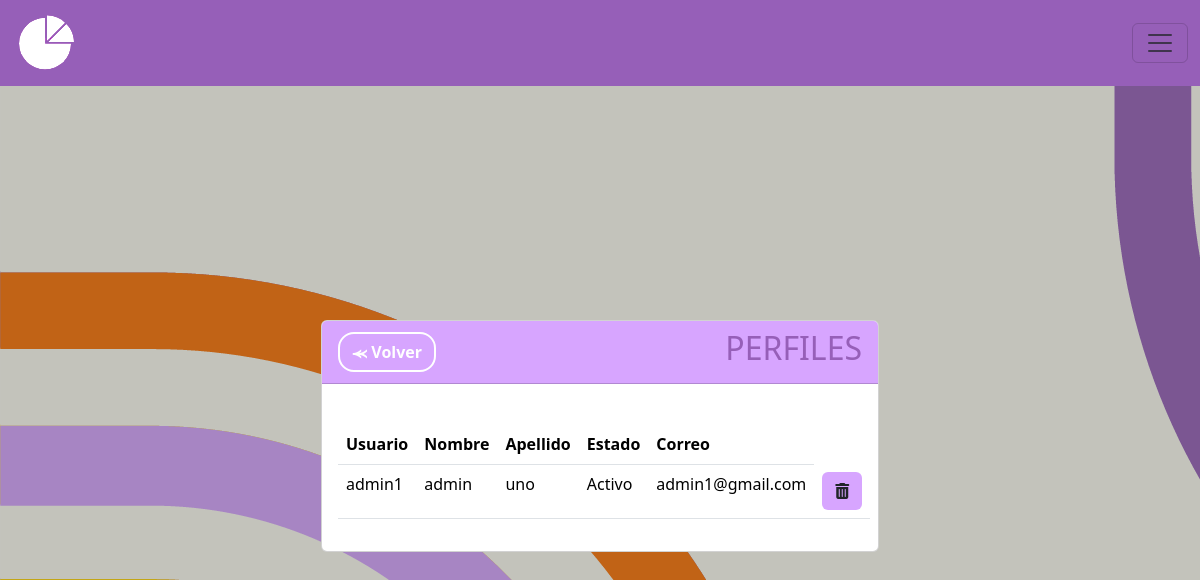
The app's page /perfiles/ (signed in) with its own data.
### MIReApp/models.py (models this page shows, shortened)
class User(AbstractUser):
    email = models.EmailField(unique=True)
    is_owner = models.BooleanField(default=False)
    area = models.CharField(max_length=40, choices=AREAS, blank=True, null=True)
    groups = models.ManyToManyField(
        'auth.Group',
        related_name='customuser_set',
        related_query_name='user',
        blank=True,
        help_text='The groups this user belongs to. A user will get all permissions granted to each of their groups.',
    )
    user_permissions = models.ManyToManyField(
        'auth.Permission',
        related_name='customuser_set',
        related_query_name='user',
        blank=True,
        help_text='Specific permissions for this user.',
    )

### MIReApp/views.py (the view)
# urls.py: path('perfiles/', views.perfiles, name='perfiles'),
def perfiles(request):
    permisos = False
    if request.user.is_owner:
        permisos = True
    user = User.objects.all()
    return render(request, 'registration/perfiles.html', {'user': user, 'permisos':permisos})

### MIReApp/templates/registration/perfiles.html (shortened to what this page needs)
{% extends "base.html" %}
{% block contenido %}
<br>
<br>
<br>
<center>
<div class="card col-md-6" style="text-align: left;">
    <div class="card-header fw-bold" style="background-color: #D7A5FF;color: #000000;">
        <div style="display: flex; justify-content: space-between; align-items: center;">
            <span><a href="{% url 'inicio' %}" class="btn btn-secondary rounded-4 fw-bold" style="background-color: transparent; color: #ffff;border-color: #ffff;border-width: 2px;">⪻ Volver</a></span>
            <span><h2 style="color: #965FB8;">PERFILES</h2></span>
        </div>
    </div>
    <div class="card-body" >
                <body>
                    <br>
                    <table class="table rounded-4" style=" width: flex;">
                        <tr>
                                <th>Usuario</th>
                                <th>Nombre</th>
                                <th>Apellido</th>
                                <th>Estado</th>
                                <th>Correo</th>
                        </tr>
                        {% for item in user %}
                            <tr>
                                {%  if not item.is_owner %}
                                    <td scope="row">{{ item.username }}</td>
                                    <td scope="row">{{ item.first_name }}</td>
                                    <td scope="row">{{ item.last_name }}</td>
                                    {%  if item.is_active %}
                                        <td scope="row">Activo</td>
                                    {% else %}
                                        <td scope="row">Inactivo</td>
                                    {% endif %}
                                    <td scope="row">{{ item.email }}</td>
                                    {% if item.is_active %}
                                        <td><a class="btn eliminar-btn" href="{% url 'deshabilitar_usuario' item.id %} " data-id="{{ item.id }}" style="background-color: #D7A5FF;" role="button"><i class="fa-solid fa-trash-can"></i></a></td>
                                    {% else %}
                                        <td><a class="btn eliminar-btn" href="{% url 'deshabilitar_usuario' item.id %} " data-id="{{ item.id }}" style="background-color: #D7A5FF;" role="button"><i class="fa-solid fa-rotate-right"></i></a></td>
                                    {% endif %}
                                {% endif %}
                            </tr>
                        {% endfor %}
                    </table>
                </body>
    </div>
</div>
<br>
</center>
{% endblock %}

### MIReApp/static/css/base.css (style rules this page uses)
html, body { margin: 0; width: 100%; height: 100%; display: flex; justify-content: center; align-items: center; font-family: 'Dosis', sans-serif; font-weight: 300; -webkit-user-select: none; -moz-user-select: none; -ms-user-select: none; user-select: none; }
h2 { color: #965FB8; }

### records on screen
User: username "admin1", first_name "admin", last_name "uno", is_active "Activo", email "admin1@gmail.com"
